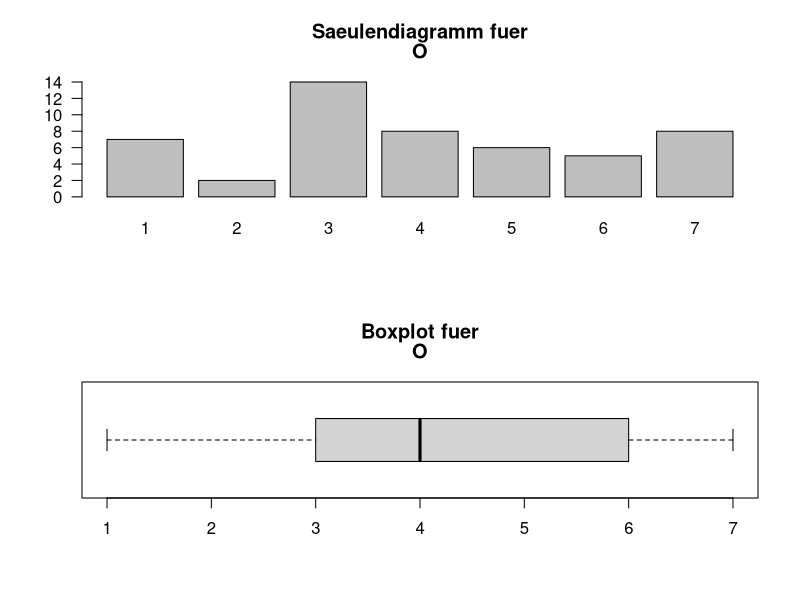
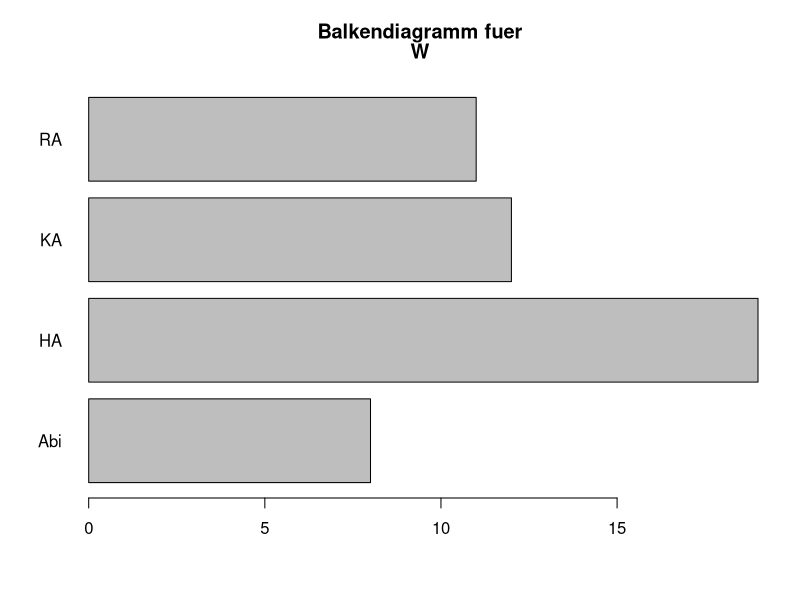

The R script that drew these images, in order:
# Funktionen-R-Skript 1


# Funktionen a, b, c: Alina, Hannah

# Funktion a) 
# Eine Funktion, die verschiedene geeignete deskriptive Statistiken für metrische 
# Variablen berechnet und ausgibt.

# My_Plots gibt bei plot = 0 fuer den eingegebenen Vektor an Daten ein Histogramm, ein Barplot, ein Boxplot und ein Scatterplot.
# Diese Einstellung ist der default, gibt man der Variable plot einen Wert von 1 bis 4, gibt die Funktion fuer
# 1 das Histogramm, fuer 2 den Barplot, fuer 3 den Boxplot und fuer 4 den Scatterplot aus.

My_Plots <- function(x, main, plot = 0){
  # x = Daten
  # main = Überschrift für alle Plots 
  if(plot == 0){ 
    par(mfrow = c(2,2)) # vier Grafiken in einen Plot 
    # Die unterschiedlichen Grafiken 
    hist(x, main = main) 
    barplot(table(x), main = main)
    boxplot(x,horizontal = TRUE, main = main)
    plot(x, main = main) 
    par(mfrow = c(1,1)) #setze die parameter zurueck 
  }
  if(plot == 1){
    hist(x, main = main) 
  }
  if(plot == 2){
    barplot(table(x), main = main) 
  }
  if(plot == 3){
    boxplot(x, main = main) 
  }
  if(plot == 4){
    plot(x, main = main) 
  }
}


# Funktion b) 
# Eine Funktion, die verschiedene geeignete desktiptive Statistiken für 
# kategoriale Variablen berechnet und ausgibt 

S <- c("KA", "RA", "Abi", "HA") # Ein Datenbeispiel zum ausprobieren 
W <- sample(S, size = 50, replace = TRUE)
O <- sample(1:7, size=50, replace = TRUE) # Ein ordinales Datenbeispiel

# der parameter ordinal kann auf FALSE gesetzt werden, wenn ein Boxplot der eingegebenen Daten keinen Sinn ergibt

My_Plots_2 <- function(x, ordinal = TRUE){
  if(ordinal == TRUE){
    #Die Diagramme
      par(mfrow = c(2,1))
      #Ein Stabdiagramm
      barplot(table(x), main = c("Saeulendiagramm fuer", deparse(substitute(x))), las = 1)
      #Ein Boxplot
      boxplot(x, main = c("Boxplot fuer", deparse(substitute(x))), horizontal = TRUE)
      par(mfrow = c(1,1))
    #Die Haufigkeitstabelle 
      print(table(x, dnn = deparse(substitute(x))))
  }
  
  if(ordinal == FALSE){
    #Das Stabdiagramm
      barplot(table(x), main = c("Balkendiagramm fuer", deparse(substitute(x))), horiz = TRUE, las = 1)
    #Die Häufigkeitstabelle
      print(table(x, dnn = deparse(substitute(x))))
  }
}
My_Plots_2(O, ordinal = TRUE)
My_Plots_2(W, ordinal = FALSE)



## c) 
#Eine Funktion, die geeignete deskriptive bivariate Statistiken fuer den Zusammenhang zwischen 
#zwei kategorialen Variablen berechnet ausgibt. 

#My_Plot_3 gibt zwei Kreuztabellen, eine mit absoluten Haufigkeiten und eine mit relativen Haufigkeiten, in der Konsole aus.

My_Plots_3 <- function(x,y){
  #x erster Datenvektor, y zweiter Datenvektor
  tabelle <- table(x,y,
                   dnn = c(deparse(substitute(x)), deparse(substitute(y)))) #uebernimmt den Namen des Datenvektors
  cat('Tabelle mit absoluten Haufigkeiten: \n\n')
  print(tabelle)
  cat('\n Tabelle mit relativen Haeufigkeiten: \n\n')
  print(prop.table(tabelle))
}










# Funktionen  d, e, f: Maike, Julia



## d)

# Grundgeruest der Funktion fuer Zusammenhang zwischen einer metrischen und einer dichotomen Variable

# Es werden 2 Summaries der metrischen Variable ausgegeben, getrennt nach den beiden Auspraegungen der dichotomen Variable
# Eingabe: fuer "dich" muss eine dichotome, fuer "met" eine metrische Variable eingegeben werden
# "dich" und "met" sollten zwei Variablen sein, deren n-te Eintraege jeweils von derselben Person stammen

dichmetsummary <- function(dich, met){
  
  if(length(table(dich)) != 2){stop("dich muss eine dichotome Variable sein")} 
     #ueberprueft, ob "dich" genau zwei Auspraegungen hat
  
  if(!is.numeric(met)){stop("met muss eine metrische Variable sein")} 
     # ueberprueft, ob "met" eine metrische variable ist
  
  if(length(met) != length(dich)){stop("dich und met muessen gleiche Laenge haben")} 
     # uberprueft, ob "dich" und "met" die gleiche Laenge haben.


dichfact <- factor(dich, levels = c(names(table(dich))), labels = c(0, 1))
# Umwandlung der dichotomen variable in einen Factor
  
# die Summaries werden als 2-elementige Liste zurueckgegeben:
rgabe <- list(
  # Summary der metrischen Variable nach der ersten im table ausgefuehrten Auspraegung der dichotomen Variable
  summary(met[dichfact == 0]), 
  
  # Summary der metrischen Variable nach der zweiten im table ausgefuehrten Auspraegung der dichotomen Variable
  summary(met[dichfact == 1])
)


names(rgabe) <- c(names(table(dich))[1], names(table(dich))[2])
# zu jedem Listenelement wird hinzugefuegt, auf welcher Auspraegung der dichotomen Variable die Summary basiert

return(rgabe) # Ausgabe der beiden Summaries
  }







## e)
# Die Funktion kategorisiert eine numerische Variable quantilbasiert in "niedrig", "mittel" und "hoch"

# ordinalskalierte Variablen koennen mit der Hilfsfunktion "ordtonum"
# in Variablen mit numerischen Werten entsprechend ihrer Ordnung
# umgewandelt werden

quantkat <- function(x){
  newob <- NULL # leeres Objekt wird erstellt
uquant <- quantile(as.numeric(names(table(x))), 0.25) # das untere Quartil der sortierten numerischen Werte wird bestimmt
oquant <- quantile(as.numeric(names(table(x))), 0.75) # ebenso das obere Quartil

newob[x <= uquant] <- "niedrig" 
# das untere Quartil dient als obere Grenze der Kategorie "niedrig".
# alles, was unterhalb dieses Quartils liegt, wird der Kategorie "niedrig" zugeordnet.

newob[x > uquant & x < oquant] <- "mittel" 
# die Werte zwischen den beiden Quartilen werden der Kategorie "mittel" zugeordnet

newob[x >= oquant] <- "hoch" 
# das obere Quartil ist die untere Grenze fuer die Kategorie "hoch", alles was darueber liegt, wird "hoch" zugeordnet

newob 
# das in "niedrig", "mittel" und "hoch" kategorisierte Objekt wird ausgegeben.
}




# Beispiel
b <- c(2, 5, 2, 6, 3, 6)

quantkat(b)
# [1] "niedrig" "mittel"  "niedrig" "hoch"    "mittel"  "hoch"





# man koennte auch 0.33 und 0.66 Quantile nehmen, oder eben die Quartile. 
# bei den Quartilen waere die mittlere Kategorie doppelt so gross wie jeweils die Extremen











  
  
##f)

# es werden Visualisierungen fuer drei oder vier Variablen erstellt. Dabei werden zwei Variablen fuer die Achsen verwendet und die dritte durch unterschiedliche
# Farben gezeigt. Die Positionen der drei/ vier Variablen sind dabei fest gewaehlt. Man kann bei drei Variablen nur unterscheiden welche drei von Mathe_Int, Prog_Int, 
# Studienfach und Mathe_LK man gleichzeitig angezeigt werden sollen. Genutzt wird dabei das Paket "ggplot2". 




# muss vorher geladen
install.packages("dplyr")
library(dplyr)
install.packages("ggplot2")
library(ggplot2)


Visual_data <- function(data = data, n = 3, Int_Mathe = TRUE, Int_Prog = TRUE, data_Studiengang = TRUE, MatheLK = FALSE){   # n steht dafuer, wie viele Variablen genutzt werden, moeglich sind 3 oder 4
  if(n == 3 & Int_Mathe == TRUE & Int_Prog == TRUE & data_Studiengang == TRUE & MatheLK == FALSE){
    print(ggplot(data,                                                                          # ggplot wird vom Datensatz erstellt
           aes(y = factor(Mathe_Int,                                                      # Interesse für Mathe auf y-Achse
                          labels = c("sehr geringes Interesse = 1",                       # Beschriftung für die Punkte
                                     "2", "3", "4", "5", "6",
                                     "sehr hohes Interesse = 7")), 
               x = Prog_Int,                                                              # auf die x-Achse kommt Interesse für Programmieren
               color = Studienfach)) +                                                    # es wird farblich nach Studienfach unterschieden
      geom_jitter(alpha = 1,                                                              # Farbstaerke und Groesse der Punkte im Gitter
                  size = 1.5) + 
      labs(title = "Interesse nach Studienfach",                                          # Die jeweiligen Achsen werden beschriftet
           x = "Interesse an Programmiern", 
           y = "Interesse an Mathe", las = 1) )
  }
  if(n == 3 & Int_Mathe == TRUE & Int_Prog == TRUE & data_Studiengang == FALSE & MatheLK == TRUE){
    print( ggplot(data,                                                                          # ggplot wird vom Datensatz erstellt
           aes(y = factor(Mathe_Int,                                                      # Interesse für Mathe auf y-Achse
                          labels = c("sehr geringes Interesse = 1",                       # Beschriftung für die Punkte
                                     "2", "3", "4", "5", "6",
                                     "sehr hohes Interesse = 7")), 
               x = Prog_Int,                                                              # auf die x-Achse kommt Interesse für Programmieren
               color = Mathe_LK)) +                                                    # es wird farblich nach Mathe LK unterschieden
      geom_jitter(alpha = 1,                                                              # Farbstaerke und Groesse der Punkte im Gitter
                  size = 1.5) + 
      labs(title = "Interesse nach Mathe LK",                                          # Die jeweiligen Achsen werden beschriftet
           x = "Interesse an Programmiern", 
           y = "Interesse an Mathe", las = 1) )
  }
  if(n == 3 & Int_Mathe == TRUE & Int_Prog == FALSE & data_Studiengang == TRUE & MatheLK == TRUE){
    print( ggplot(data,                                                                          # ggplot wird vom Datensatz erstellt
           aes(y = factor(Mathe_Int,                                                      # Interesse für Mathe auf y-Achse
                          labels = c("sehr geringes Interesse = 1",                       # Beschriftung für die Punkte
                                     "2", "3", "4", "5", "6",
                                     "sehr hohes Interesse = 7")), 
               x = Studienfach,                                                              # auf die x-Achse kommt das Studienfach
               color = Mathe_LK)) +                                                    # es wird farblich nach Mathe LK unterschieden
      geom_jitter(alpha = 1,                                                              # Farbstaerke und Groesse der Punkte im Gitter
                  size = 1.5) + 
      labs(title = "Mathe LK nach Studenfach und Int. Mathe",                                          # Die jeweiligen Achsen werden beschriftet
           x = "Studienfach", 
           y = "Interesse an Mathe", las = 1))
  }
  if(n == 3 & Int_Mathe == FALSE & Int_Prog == TRUE & data_Studiengang == TRUE & MatheLK == TRUE){
    print(ggplot(data,                                                                          # ggplot wird vom Datensatz erstellt
           aes(y = factor(Prog_Int,                                                      # Interesse für Programmieren auf y-Achse
                          labels = c("sehr geringes Interesse = 1",                       # Beschriftung für die Punkte
                                     "2", "3", "4", "5", "6",
                                     "sehr hohes Interesse = 7")), 
               x = Studienfach,                                                              # auf die x-Achse kommt das Studienfach
               color = Mathe_LK)) +                                                    # es wird farblich nach Mathe LK unterschieden
      geom_jitter(alpha = 1,                                                              # Farbstaerke und Groesse der Punkte im Gitter
                  size = 1.5) + 
      labs(title = "Mathe LK bei Studienfach und Int. Programmieren",                                          # Die jeweiligen Achsen werden beschriftet
           x = "Studienfach", 
           y = "Interesse an Programmieren", las = 1) )
  }
  if(n==4 & Int_Mathe == TRUE & Int_Prog == TRUE & data_Studiengang == TRUE & MatheLK == TRUE){
    print(data %>%
      ggplot(aes(y = Mathe_Int, x = Prog_Int, color = Mathe_LK)) +    # ggplot wird erstellt, bei dem die Interessen auf die Achsen kommen und farblich
      # zwischen Mathe_LK ja oder nein entschieden wird
      geom_point() +                                                 # es werden Punkte erstellt
      facet_wrap(vars(Studienfach)) +                                # es wird nach der vierten Variable/ Studienfach unterschieden
      labs(title ="Abhaengigkeit aller vier Variablen",              # Beschriftung wird hinzugef
           subtitle = "Aufgeteilt nach Studienfach",
           x = "Interesse an Programmieren",
           y = "Interesse an Mathe"))
  }
  
  
# Hier werden die Warnings geschrieben, falls die Variablen unzulaessig sind  
  
  # bei den Fall das n=4 ist, wird eine Warnung gegeben, falls nicht alle vier Folgevariablen TRUE gesetzt wurden
  if(n == 4 & !(Int_Mathe == TRUE & Int_Prog == TRUE & data_Studiengang == TRUE & MatheLK == TRUE )){    
    warning("Bei n=4 muessen alle vier Variablen auf TRUE gesetzt werden")
  }
  # bei den Fall das n=3 ist:
  # falls vier statt drei Variablen TRUE gesetzt wurden
  if(n == 3 & Int_Mathe == TRUE & Int_Prog == TRUE & data_Studiengang == TRUE & MatheLK == TRUE){
    warning("Bei n=3 duerfen nur drei Variablen TRUE sein")
  }
  # falls zu wenig Variablen TRUE gesetzt wurden
  if(n== 3 & (Int_Mathe == FALSE & Int_Prog == FALSE & data_Studiengang == TRUE & MatheLK == TRUE | Int_Mathe == FALSE & Int_Prog == TRUE & data_Studiengang == FALSE & MatheLK == TRUE |
              Int_Mathe == FALSE & Int_Prog == TRUE & data_Studiengang == TRUE & MatheLK == FALSE | Int_Mathe == TRUE & Int_Prog == FALSE & data_Studiengang == FALSE & MatheLK == TRUE | 
              Int_Mathe == TRUE & Int_Prog == FALSE & data_Studiengang == TRUE & MatheLK == FALSE | Int_Mathe == TRUE & Int_Prog == TRUE & data_Studiengang == FALSE & MatheLK == FALSE |
              Int_Mathe == FALSE & Int_Prog == FALSE & data_Studiengang == FALSE & MatheLK == FALSE | Int_Mathe == FALSE & Int_Prog == FALSE & data_Studiengang == FALSE & MatheLK == TRUE |
              Int_Mathe == FALSE & Int_Prog == FALSE & data_Studiengang == TRUE & MatheLK == FALSE | Int_Mathe == FALSE & Int_Prog == TRUE & data_Studiengang == FALSE & MatheLK == FALSE |
              Int_Mathe == TRUE & Int_Prog == FALSE & data_Studiengang == FALSE & MatheLK == FALSE )){
    warning("Bei n=3 muessen genau drei Variablen TRUE sein")
  }
  
  # falls das n selbst unzulaessig ist
  if(n != 3 & n!= 4){
    warning("Das n ist unzulaessig. Es wird nur n=3 oder n=4 angenommen")
  }
 }
